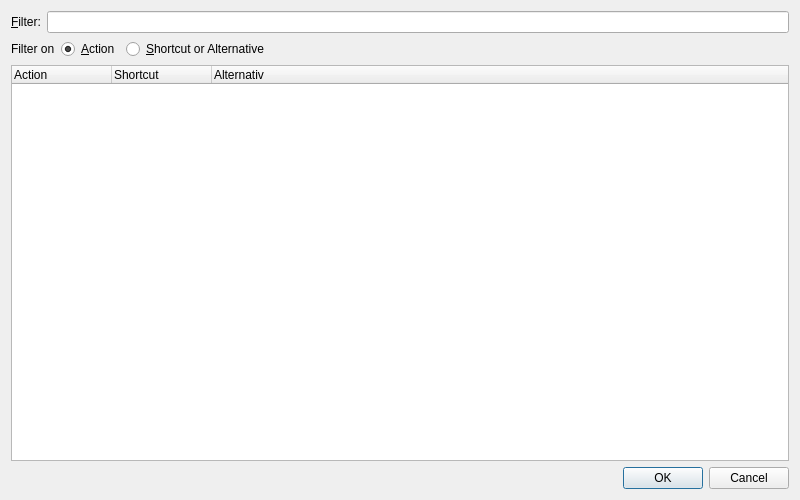
<?xml version="1.0" encoding="UTF-8"?>
<ui version="4.0">
 <class>ShortcutsDialog</class>
 <widget class="QDialog" name="ShortcutsDialog">
  <property name="geometry">
   <rect>
    <x>0</x>
    <y>0</y>
    <width>800</width>
    <height>500</height>
   </rect>
  </property>
  <property name="windowTitle">
   <string>Keyboard Shortcuts</string>
  </property>
  <layout class="QVBoxLayout" name="verticalLayout">
   <item>
    <layout class="QHBoxLayout" name="horizontalLayout">
     <item>
      <widget class="QLabel" name="label">
       <property name="text">
        <string>&amp;Filter:</string>
       </property>
       <property name="buddy">
        <cstring>searchEdit</cstring>
       </property>
      </widget>
     </item>
     <item>
      <widget class="QLineEdit" name="searchEdit">
       <property name="toolTip">
        <string>Enter the regular expression that should be contained in the shortcut action</string>
       </property>
       <property name="clearButtonEnabled">
        <bool>true</bool>
       </property>
      </widget>
     </item>
    </layout>
   </item>
   <item>
    <layout class="QHBoxLayout" name="horizontalLayout_2">
     <item>
      <widget class="QLabel" name="label_2">
       <property name="text">
        <string>Filter on</string>
       </property>
      </widget>
     </item>
     <item>
      <widget class="QRadioButton" name="actionButton">
       <property name="toolTip">
        <string>Select to filter based on the actions</string>
       </property>
       <property name="text">
        <string>&amp;Action</string>
       </property>
       <property name="checked">
        <bool>true</bool>
       </property>
      </widget>
     </item>
     <item>
      <widget class="QRadioButton" name="shortcutButton">
       <property name="toolTip">
        <string>Select to filter based on shortcut or alternative shortcut</string>
       </property>
       <property name="text">
        <string>&amp;Shortcut or Alternative</string>
       </property>
      </widget>
     </item>
     <item>
      <spacer name="horizontalSpacer">
       <property name="orientation">
        <enum>Qt::Horizontal</enum>
       </property>
       <property name="sizeHint" stdset="0">
        <size>
         <width>40</width>
         <height>20</height>
        </size>
       </property>
      </spacer>
     </item>
    </layout>
   </item>
   <item>
    <widget class="QTreeWidget" name="shortcutsList">
     <property name="toolTip">
      <string>This list shows all keyboard shortcuts.</string>
     </property>
     <property name="whatsThis">
      <string>&lt;b&gt;Keyboard Shortcuts List&lt;/b&gt;
&lt;p&gt;This list shows all keyboard shortcuts defined in the application. Double click an entry in order to change the respective shortcut. Alternatively, the shortcut might be changed by editing the key sequence in the respective column.&lt;/p&gt;</string>
     </property>
     <property name="alternatingRowColors">
      <bool>true</bool>
     </property>
     <column>
      <property name="text">
       <string>Action</string>
      </property>
     </column>
     <column>
      <property name="text">
       <string>Shortcut</string>
      </property>
     </column>
     <column>
      <property name="text">
       <string>Alternativ</string>
      </property>
     </column>
    </widget>
   </item>
   <item>
    <widget class="QDialogButtonBox" name="buttonBox">
     <property name="orientation">
      <enum>Qt::Horizontal</enum>
     </property>
     <property name="standardButtons">
      <set>QDialogButtonBox::Cancel|QDialogButtonBox::Ok</set>
     </property>
    </widget>
   </item>
  </layout>
 </widget>
 <pixmapfunction>qPixmapFromMimeSource</pixmapfunction>
 <tabstops>
  <tabstop>searchEdit</tabstop>
  <tabstop>actionButton</tabstop>
  <tabstop>shortcutButton</tabstop>
  <tabstop>shortcutsList</tabstop>
  <tabstop>buttonBox</tabstop>
 </tabstops>
 <resources/>
 <connections>
  <connection>
   <sender>buttonBox</sender>
   <signal>rejected()</signal>
   <receiver>ShortcutsDialog</receiver>
   <slot>reject()</slot>
   <hints>
    <hint type="sourcelabel">
     <x>78</x>
     <y>490</y>
    </hint>
    <hint type="destinationlabel">
     <x>77</x>
     <y>477</y>
    </hint>
   </hints>
  </connection>
 </connections>
</ui>
